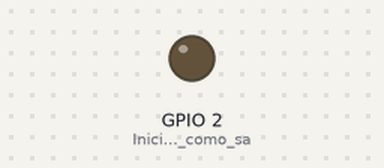
The program below on a simulated ESP8266 (NodeMCU). Shown: output pins drawn as LEDs (lit = HIGH). What the program prints to the serial monitor is not drawn.

Above: at 0.2 s.
At 12.7 s:
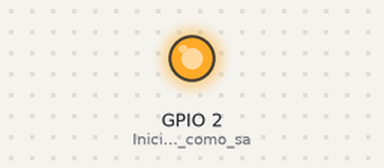
Timing chart, 0 to 18.9 s (numbered marks = the images above):
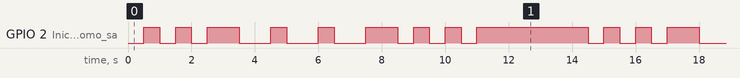

Measured:
- by itself, GPIO 2 (Inicializa_el_LED_como_sa): repeats every 14.5 s: LOW 0.50 s, HIGH 0.50 s, LOW 0.50 s, HIGH 1.0 s, 2 × (LOW 1.0 s, HIGH 0.50 s), LOW 1.0 s, HIGH 1.0 s, 2 × (LOW 0.50 s, HIGH 0.50 s), LOW 0.50 s, HIGH 3.5 s, LOW 0.50 s, HIGH 0.50 s
- by itself, everything shown: repeats every 14.5 s, in 18 steps

The program:

main.cpp
```cpp
#include <Arduino.h>
// put function declarations here:
void setup() {
  pinMode(LED_BUILTIN, OUTPUT);  // Inicializa el LED como salida
  Serial.begin(115200);
}

void morseDot() {
  digitalWrite(LED_BUILTIN, LOW);
  delay(500);
  digitalWrite(LED_BUILTIN, HIGH);
  delay(500);
}

void morseDash() {
  digitalWrite(LED_BUILTIN, LOW);
  delay(1000);
  digitalWrite(LED_BUILTIN, HIGH);
  delay(500);
}

void SOS() {
  // Letra 'S' -> "..."
  morseDot();
  morseDot();
  morseDot();
  delay(500);  // Espacio entre letras

  // Letra 'O' -> "---"
  morseDash();
  morseDash();
  morseDash();
  delay(500);  // Espacio entre letras

  // Letra 'S' -> "..."
  morseDot();
  morseDot();
  morseDot();
}

void loop() {
  SOS();  // Llamamos a la función SOS
  delay(3000);  // Espera 3 segundos antes de repetir el mensaje
  Serial.print("XD\n");
}
```
